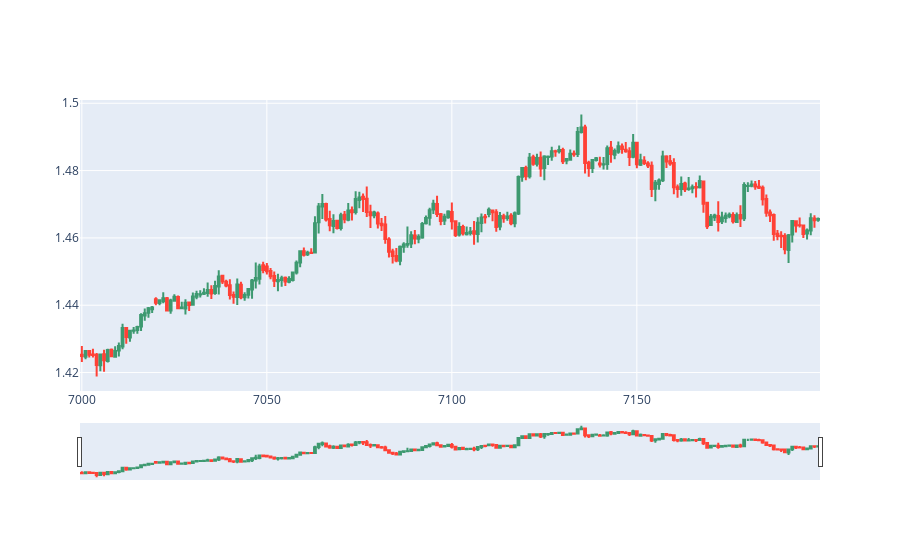

This figure's notebook cell:
### Code cell
dfpl = df[7000:7200]
import plotly.graph_objects as go
from datetime import datetime

fig = go.Figure(data=[go.Candlestick(x=dfpl.index,
                open=dfpl['open'],
                high=dfpl['high'],
                low=dfpl['low'],
                close=dfpl['close'])])

fig.show()

### Figure 1 — Plotly figure (JSON) as saved in the notebook; plotly's stock layout.template omitted (floating-point values rounded to 4 significant figures; data arrays with more than 128 entries replaced by an {"elided": "..."} marker saying what was removed)
{"data": [{"close": {"elided": "200 float values"}, "high": {"elided": "200 float values"}, "low": {"elided": "200 float values"}, "open": {"elided": "200 float values"}, "type": "candlestick", "x": {"elided": "200 int values"}}], "layout": {"autosize": true, "xaxis": {"autorange": true, "range": [7000.0, 7200.0], "rangeslider": {"autorange": true, "range": [7000.0, 7200.0], "yaxis": {"_template": null, "rangemode": "match"}}, "type": "linear"}, "yaxis": {"autorange": true, "range": [1.415, 1.501]}}}
